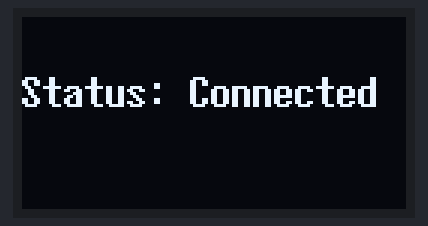
Simulated run of this program. Board: ESP8266 (NodeMCU). On the bench: 128×64 one-colour display. WiFi joins after 1.5 s; servers stay silent unless stated; what the program prints to the serial monitor is not drawn.

Above: at 1.6 s.

The program:

main.cpp
```cpp
#include <Arduino.h>
#include <WiFiManager.h>
#include <U8g2lib.h>


WiFiManager wifiManager;
U8G2_SSD1306_128X64_NONAME_F_SW_I2C u8g2
(U8G2_R0, /*clock=*/14, /*data=*/12, U8X8_PIN_NONE);

void setupWiFi();
void displayStatus(const char* message, bool isConnected = false);

void setup() {
    Serial.begin(115200);

    u8g2.begin();
    u8g2.clearBuffer();
    displayStatus("Connecting");

    setupWiFi(); // Connect to Wi-Fi on startup
}

void loop() {
    delay(100); // Keep loop to avoid rapid cycling
}

void setupWiFi() {
    Serial.println("Attempting to connect to WiFi...");
    bool res = wifiManager.autoConnect("ESP-ESTUFA");

    if (!res) {
        Serial.println("Connection failed. Restarting...");
        displayStatus("Status: Not Connected");
        delay(3000); // Allow time to read the failure message
    } else {
        Serial.println("Connected to WiFi!");
        displayStatus("Status: Connected", true);
    }
}

void displayStatus(const char* message, bool isConnected) {
    u8g2.clearBuffer();
    u8g2.setFont(u8g2_font_7x14B_tr);
    u8g2.drawStr(0, 30, message);
    u8g2.sendBuffer();
}
```
